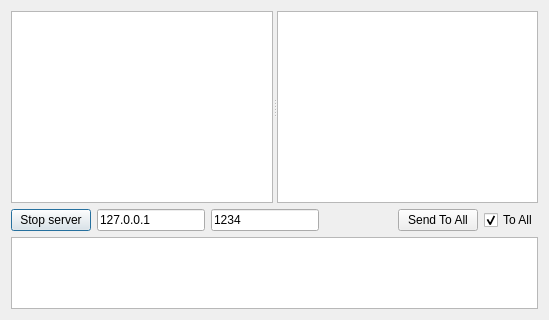
<?xml version="1.0" encoding="UTF-8"?>
<ui version="4.0">
 <class>Dialog</class>
 <widget class="QDialog" name="Dialog">
  <property name="geometry">
   <rect>
    <x>0</x>
    <y>0</y>
    <width>549</width>
    <height>320</height>
   </rect>
  </property>
  <property name="windowTitle">
   <string>Lab2 server</string>
  </property>
  <layout class="QVBoxLayout" name="verticalLayout">
   <item>
    <widget class="QSplitter" name="splitter">
     <property name="orientation">
      <enum>Qt::Horizontal</enum>
     </property>
     <widget class="QListWidget" name="lwLog">
      <property name="sizePolicy">
       <sizepolicy hsizetype="Expanding" vsizetype="Expanding">
        <horstretch>0</horstretch>
        <verstretch>0</verstretch>
       </sizepolicy>
      </property>
      <property name="selectionRectVisible">
       <bool>false</bool>
      </property>
     </widget>
     <widget class="QListWidget" name="lwUsers">
      <property name="sizePolicy">
       <sizepolicy hsizetype="Minimum" vsizetype="Fixed">
        <horstretch>0</horstretch>
        <verstretch>0</verstretch>
       </sizepolicy>
      </property>
      <property name="selectionMode">
       <enum>QAbstractItemView::MultiSelection</enum>
      </property>
      <property name="sortingEnabled">
       <bool>true</bool>
      </property>
     </widget>
    </widget>
   </item>
   <item>
    <layout class="QHBoxLayout" name="horizontalLayout">
     <item>
      <widget class="QPushButton" name="pbStartStop">
       <property name="text">
        <string>Stop server</string>
       </property>
       <property name="checkable">
        <bool>true</bool>
       </property>
       <property name="checked">
        <bool>false</bool>
       </property>
      </widget>
     </item>
     <item>
      <widget class="QLineEdit" name="leHost">
       <property name="text">
        <string>127.0.0.1</string>
       </property>
      </widget>
     </item>
     <item>
      <widget class="QLineEdit" name="lePort">
       <property name="text">
        <string>1234</string>
       </property>
      </widget>
     </item>
     <item>
      <spacer name="horizontalSpacer">
       <property name="orientation">
        <enum>Qt::Horizontal</enum>
       </property>
       <property name="sizeHint" stdset="0">
        <size>
         <width>40</width>
         <height>20</height>
        </size>
       </property>
      </spacer>
     </item>
     <item>
      <widget class="QPushButton" name="pbSend">
       <property name="text">
        <string>Send To All</string>
       </property>
      </widget>
     </item>
     <item>
      <widget class="QCheckBox" name="cbToAll">
       <property name="text">
        <string>To All</string>
       </property>
       <property name="shortcut">
        <string/>
       </property>
       <property name="checked">
        <bool>true</bool>
       </property>
       <property name="tristate">
        <bool>false</bool>
       </property>
      </widget>
     </item>
    </layout>
   </item>
   <item>
    <layout class="QHBoxLayout" name="horizontalLayout_2">
     <item>
      <widget class="QPlainTextEdit" name="pteMessage">
       <property name="plainText">
        <string/>
       </property>
      </widget>
     </item>
    </layout>
   </item>
  </layout>
 </widget>
 <layoutdefault spacing="6" margin="11"/>
 <resources/>
 <connections/>
</ui>
